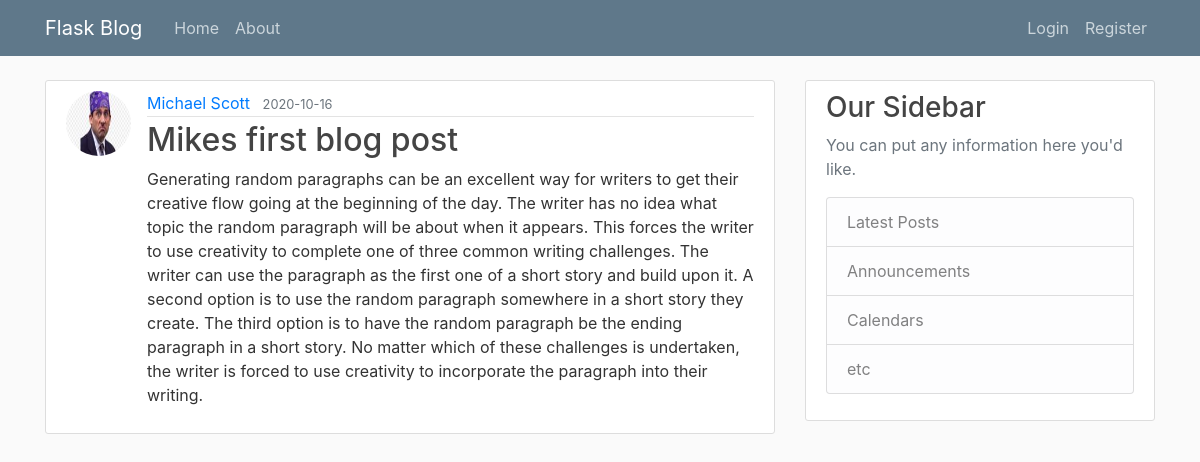
Screenshot of /post/3 with the database file from the repository.
### flaskblog/models.py (models this page shows, shortened)
class User(db.Model, UserMixin):
    id = db.Column(db.Integer, primary_key=True)
    username = db.Column(db.String(20), unique=True, nullable=False)
    email = db.Column(db.String(120), unique=True, nullable=False)
    image_file = db.Column(db.String(20), nullable=False,
                           default='default.jpg')
    password = db.Column(db.String(60), nullable=False)
    posts = db.relationship('Post', backref='author', lazy=True)

class Post(db.Model):
    id = db.Column(db.Integer, primary_key=True)
    title = db.Column(db.String(100), nullable=False)
    date_posted = db.Column(db.DateTime, nullable=False,
                            default=datetime.utcnow)
    content = db.Column(db.Text, nullable=False)
    user_id = db.Column(db.Integer, db.ForeignKey('user.id'), nullable=False)

### flaskblog/posts/routes.py (the view)
@posts.route('/post/<int:post_id>')
def post(post_id):
    post = Post.query.get_or_404(post_id)
    return render_template('post.html', title=post.title, post=post)

### flaskblog/templates/post.html (shortened to what this page needs)
{%extends "layout.html"%} {%block content%}
<article class="media content-section">
  <img
    src="{{url_for('static', filename='profile_pics/' + post.author.image_file)}}"
    alt=""
    class="rounded-circle article-img"
  />
  <div class="media-body">
    <div class="article-metadata">
      <a
        class="mr-2"
        href="{{url_for('users.user_posts', username=post.author.username)}}"
        >{{ post.author.username }}</a
      >
      <small class="text-muted"
        >{{ post.date_posted.strftime('%Y-%m-%d') }}</small
      >
    </div>
    <h2 class="article-title">{{ post.title }}</h2>
    <p class="article-content">{{ post.content }}</p>
  </div>
</article>
{%endblock content%}

### flaskblog/static/main.css (style rules this page uses)
body { background: #fafafa; color: #333333; margin-top: 5rem; }
h1, h2, h3, h4, h5, h6 { color: #444444; }
.content-section { background: #ffffff; padding: 10px 20px; border: 1px solid #dddddd; border-radius: 3px; margin-bottom: 20px; }
.article-title { color: #444444; }
.article-content { white-space: pre-line; }
.article-img { height: 65px; width: 65px; margin-right: 16px; }
.article-metadata { padding-bottom: 1px; margin-bottom: 4px; border-bottom: 1px solid #e3e3e3; }

### rows the page displays
User: image_file (picture), author.username "Michael Scott"
Post: date_posted "2020-10-16", title "Mikes first blog post", content "Generating random paragraphs can be an excellent way for writers to get their creative flow going at the beginning of the day. The writer has no idea what topic the random paragraph will be about when it appears. This forces the writer to use creativity to complete one of three common writing challenges. The writer can use the paragraph as the first one of a short story and build upon it. A second option is to use the random paragraph somewhere in a short story they create. The third option is to have the random paragraph be the ending paragraph in a short story. No matter which of these challenges is undertaken, the writer is forced to use creativity to incorporate the paragraph into their…"
